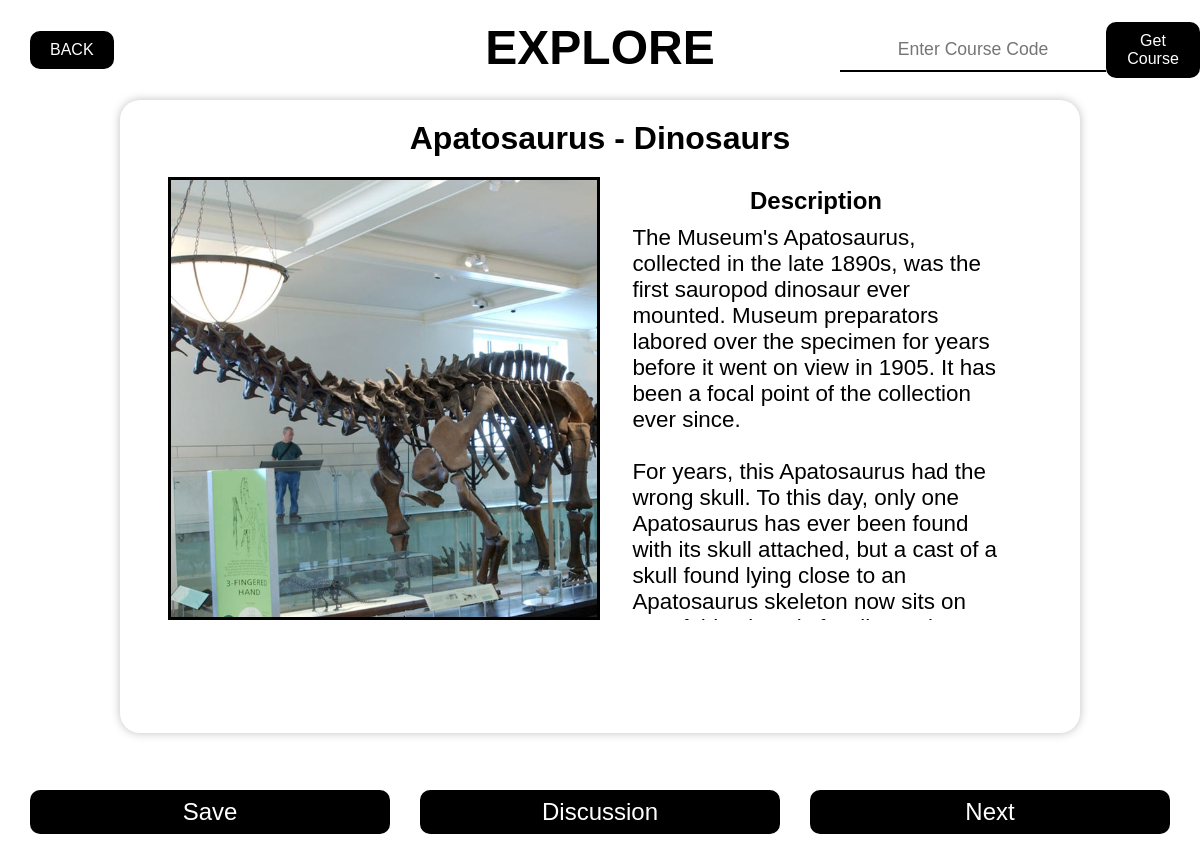
The page /course/4YO9RL0 on the database its author committed.
### backend/models.py (models this page shows)
class Item(models.Model):
    name = models.CharField(max_length=200)
    category = models.CharField(max_length=200, default="Dinosaurs")
    description = models.CharField(max_length=5000)
    description = models.TextField()
    img_url = models.URLField(null=True, blank=True)
    img = models.ImageField(null=True, upload_to='images/')
    def __str__(self):
        return f'id: {self.id}, name: {self.name}, category: {self.category}'

### backend/views.py (the view)
# urls.py: path('course/<str:code>', views.course, name="course"),
def course(request, code, index=0):
    try:
        course = Course.objects.get(code=code)
        try:
            sequence = Sequence.objects.get(course=course, index=index)
            index+=1
            print(sequence.item)
            return render(request, "course.html", {
                "item":sequence.item, "code":code, "next_index":index
                })
        except:
            return render(request, "course_end.html")
    except:
        return render(request, "course_not_found.html")

### backend/templates/course.html (shortened to what this page needs)
<!DOCTYPE html>
<html>
    <head>
        <link rel="stylesheet" href="../../static/style.css" type="text/css">
    </head>
    <body style="position: relative;">
        <h1 style="margin: auto; text-align: center; font-size: 3rem;" class="title">EXPLORE</h1>
        <header class="header">
            <a style="" href="../../../">BACK</a>
            <form class="course-code">
                <input type="text" name="code" placeholder="Enter Course Code" class="code-text" minlength=7>
                <button type="submit" onmouseover="courseDO()">Get Course</button>
            </form>
        </header>
        <main class="artifact">
            <h1>{{ item.name }} - {{ item.category }}</h1>
            <div style="height: 20px;"></div>
            <div class="artifact__content">
                <div style="background-image: url({{ item.img.url }});" class="img"></div>
                <div class="text">
                    <h3>Description</h3>
                    <p>{{ item.description | linebreaksbr }}</p>
                </div>
            </div>
            <div style="height: 20px;"></div>
        </main>
        <div class="footer">
            <a >Save</a>
            <a href="{% url 'discussion' item_pk=item.id %}">Discussion</a>
            <a href="{% url 'course' code=code index=next_index %}">Next</a>
        </div>
    </body>
</html>

### backend/static/style.css (style rules this page uses)
* { box-sizing: border-box; margin: 0; padding: 0; }
body, html { width: 100vw; height: 100%; }
body { font-family: Arial, Helvetica, sans-serif; position: relative; }
.artifact { background-color: white; border: none; width: 80%; height: 75%; position: relative; border-radius: 20px; box-shadow: 0px 0px 10px 0px #bfbfbf; margin: auto; }
.artifact > h1 { margin: auto; text-align: center; padding-top: 20px; }
.artifact__content { width: 90%; display: flex; flex-direction: row; align-items: stretch; height: 70%; margin: auto; }
.artifact__content > div { width: 50%; }
.artifact__content > .text { overflow: scroll; }
.artifact__content > .text > p { width: 85%; margin: auto; margin-top: 10px; font-size: 1.4rem; }
.artifact__content > .text > h3 { margin: auto; text-align: center; font-size: 1.5rem; margin-top: 10px; }
.artifact__content > .img { background-size: cover; background-position: center; border: solid 3px black; }
.course-code { height: fit-content; width: 30%; border-radius: 20px; background-color: white; display: flex; flex-direction: row; align-items: center; justify-content: flex-end; }
.course-code > input { border: none; border-bottom: solid 2px black; padding: 10px 20px; font-size: 1.1rem; display: block; margin: auto; text-align: center; }
.course-code > button { background-color: black; color: white; padding: 10px 20px; margin-top: 20px; border: none; font-size: 1rem; display: block; margin: auto; margin-top: 20px; border-radius: 10px; margin-bottom: 20px; }
.header { display: flex; flex-direction: row; justify-content: space-between; align-items: center; height: 100px; align-content: center; }
.header > a { text-decoration: none; display: block; background-color: black; font-size: 1rem; padding: 10px 20px; margin-left: 30px; color: white; border-radius: 10px; }
.footer { margin-bottom: 0; display: flex; width: 100%; justify-content: space-evenly; align-items: center; position: absolute; bottom: 10px; height: fit-content; }
.footer > a { width: 30%; display: block; text-align: center; background-color: black; color: white; text-decoration: none; border-radius: 10px; padding: 8px 0px; font-size: 1.5rem; }

### backend/templates/course.html (style rules this page uses)
.title { position: absolute; margin: auto; text-align: center; top: 20px; left: 50%; transform: translateX(-50%); }

### rows shown on the page
Item: name "Apatosaurus", category "Dinosaurs", img (picture), description "The Museum's Apatosaurus, collected in the late 1890s, was the first sauropod dinosaur ever mounted. Museum preparators labored over the specimen for years before it went on view in 1905. It has been a focal point of the collection ever since. For years, this Apatosaurus had the wrong skull. To this day, only one Apatosaurus has ever been found with its skull attached, but a cast of a skull found lying close to an Apatosaurus skeleton now sits on…"
